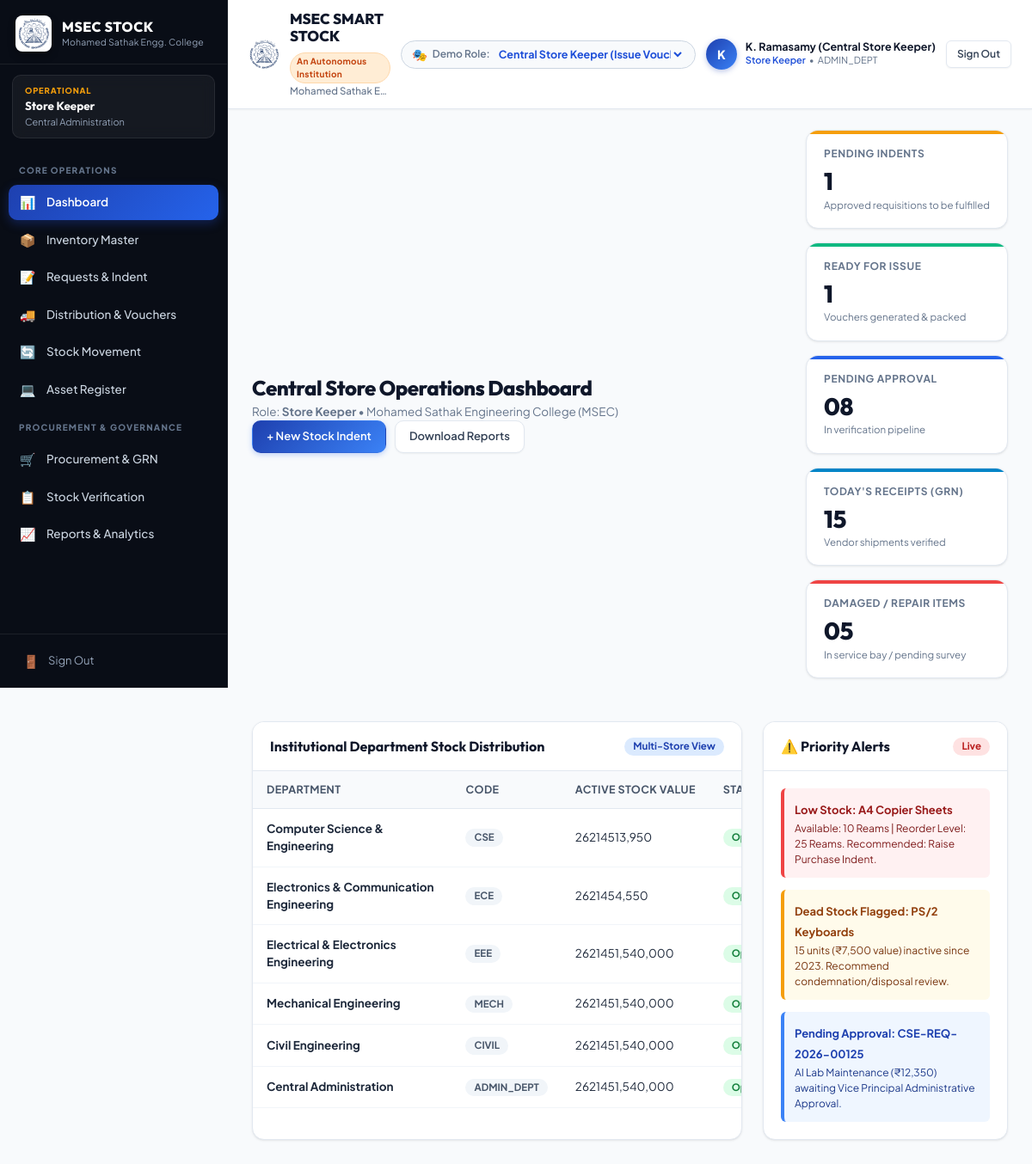
The page / on the database its author committed.
### tables this page shows
CREATE TABLE users (
                id INTEGER PRIMARY KEY AUTOINCREMENT,
                username VARCHAR(100) NOT NULL UNIQUE,
                password_hash VARCHAR(255) NOT NULL,
                full_name VARCHAR(150) NOT NULL,
                email VARCHAR(150) NOT NULL UNIQUE,
                phone VARCHAR(50),
                role_key VARCHAR(50) NOT NULL,
                dept_id INT NULL,
                lab_id INT NULL,
                status VARCHAR(50) DEFAULT 'Active',
                created_at DATETIME DEFAULT (datetime('now', 'localtime'))
            );

CREATE TABLE departments (
                id INTEGER PRIMARY KEY AUTOINCREMENT,
                org_id INT DEFAULT 1,
                code VARCHAR(50) NOT NULL UNIQUE,
                name VARCHAR(255) NOT NULL,
                hod_user_id INT NULL,
                created_at DATETIME DEFAULT (datetime('now', 'localtime'))
            );

CREATE TABLE stock (
                id INTEGER PRIMARY KEY AUTOINCREMENT,
                store_id INT NOT NULL,
                item_id INT NOT NULL,
                available_quantity NUMERIC DEFAULT 0,
                reserved_quantity NUMERIC DEFAULT 0,
                store_location VARCHAR(100),
                last_movement_date VARCHAR(50) NULL,
                updated_at DATETIME DEFAULT (datetime('now', 'localtime'))
            );

CREATE TABLE items (
                id INTEGER PRIMARY KEY AUTOINCREMENT,
                item_code VARCHAR(50) NOT NULL UNIQUE,
                item_name VARCHAR(255) NOT NULL,
                category_id INT NOT NULL,
                subcategory_id INT NULL,
                unit_id INT NOT NULL,
                is_consumable INT DEFAULT 1,
                min_stock NUMERIC DEFAULT 0,
                max_stock NUMERIC DEFAULT 1000,
                unit_cost NUMERIC DEFAULT 0,
                description TEXT,
                created_at DATETIME DEFAULT (datetime('now', 'localtime'))
            );

### views/dashboard/index.php (the view, shortened to what the rows shown need)
<?php
$user = Auth::user();
$role = $user['role_key'] ?? 'super_admin';
$execKPIs = Report::getExecutiveKPIs();
$storeKPIs = Report::getStoreKPIs();
$deptValues = Report::getDepartmentWiseStockValue();
$lowStock = Inventory::getLowStockItems();
?>
<div class="page-header">
    <div>
        <h2 class="page-title">
            <?php if (in_array($role, ['director', 'principal', 'vice_principal', 'super_admin', 'management_viewer'])): ?>
                Executive Institutional Dashboard
            <?php elseif (in_array($role, ['hod', 'dept_coordinator', 'lab_incharge', 'faculty', 'technician'])): ?>
                Department Dashboard — <?= htmlspecialchars($user['dept_code'] ?? 'CSE') ?>
            <?php else: ?>
                Central Store Operations Dashboard
            <?php endif; ?>
        </h2>
        <div class="page-desc">
            Role: <strong><?= htmlspecialchars(ROLES[$role]['name'] ?? $role) ?></strong> &bull; <?= APP_INSTITUTION ?>
        </div>
    <div style="display: flex; gap: 10px; flex-wrap: wrap;">
        <?php if (Auth::can('raise_indent')): ?>
            <a href="index.php?route=new_request" class="btn btn-primary">+ New Stock Indent</a>
        <?php endif; ?>
        <?php if (Auth::canAccessRoute('reports')): ?>
            <a href="index.php?route=reports" class="btn btn-secondary">Download Reports</a>
        <?php endif; ?>
    </div>
</div>
<?php if (in_array($role, ['director', 'principal', 'vice_principal', 'super_admin', 'management_viewer', 'auditor'])): ?>
    <div class="stats-grid">
        <div class="stat-card primary">
            <div class="stat-title">Total Inventory Value</div>
            <div class="stat-value"><?= CURRENCY_SYMBOL ?>2.85 Cr</div>
            <div class="stat-subtext">Across Central & 5 Dept Stores</div>
        </div>
        <div class="stat-card info">
            <div class="stat-title">Total Registered Assets</div>
            <div class="stat-value"><?= number_format($execKPIs['total_assets']) ?></div>
            <div class="stat-subtext">IT Hardware, Lab Instruments, Furniture</div>
        </div>
        <div class="stat-card warning">
            <div class="stat-title">Low Stock Items</div>
            <div class="stat-value"><?= $execKPIs['low_stock_items'] ?></div>
            <div class="stat-subtext">Items below minimum threshold</div>
        </div>
        <div class="stat-card danger">
            <div class="stat-title">Pending Approvals</div>
            <div class="stat-value"><?= $execKPIs['pending_requests'] ?></div>
            <div class="stat-subtext">Requisitions requiring sanction</div>
        </div>
        <div class="stat-card neutral">
            <div class="stat-title">Dead Stock Value</div>
            <div class="stat-value"><?= CURRENCY_SYMBOL ?>12.5 Lakhs</div>
            <div class="stat-subtext">Inactive for &ge; 1 to 3 Years</div>
        </div>
    </div>
<?php else: ?>
    <div class="stats-grid">
        <div class="stat-card warning">
            <div class="stat-title">Pending Indents</div>
            <div class="stat-value"><?= $storeKPIs['pending_indents'] ?></div>
            <div class="stat-subtext">Approved requisitions to be fulfilled</div>
        </div>
        <div class="stat-card success">
            <div class="stat-title">Ready for Issue</div>
            <div class="stat-value"><?= $storeKPIs['ready_for_issue'] ?></div>
            <div class="stat-subtext">Vouchers generated & packed</div>
        </div>
        <div class="stat-card primary">
            <div class="stat-title">Pending Approval</div>
            <div class="stat-value"><?= sprintf("%02d", $storeKPIs['pending_approvals']) ?></div>
            <div class="stat-subtext">In verification pipeline</div>
        </div>
        <div class="stat-card info">
            <div class="stat-title">Today's Receipts (GRN)</div>
            <div class="stat-value"><?= $storeKPIs['today_receipts'] ?></div>
            <div class="stat-subtext">Vendor shipments verified</div>
        </div>
        <div class="stat-card danger">
            <div class="stat-title">Damaged / Repair Items</div>
            <div class="stat-value"><?= sprintf("%02d", $storeKPIs['damaged_items']) ?></div>
            <div class="stat-subtext">In service bay / pending survey</div>
        </div>
    </div>
<?php endif; ?>
<div class="responsive-split-grid" style="margin-top: 10px;">
    <div class="card">
        <div class="card-header">
            <div class="card-title">Institutional Department Stock Distribution</div>
            <span class="badge badge-primary">Multi-Store View</span>
        </div>
        <div class="card-body" style="padding: 0;">
            <div class="data-table-container">
                <table class="data-table">
                    <thead>
                        <tr>
                            <th>Department</th>
                            <th>Code</th>
                            <th>Active Stock Value</th>
                            <th>Status</th>
                        </tr>
                    </thead>
                    <tbody>
                        <?php foreach ($deptValues as $dv): ?>
                            <tr>
                                <td><strong><?= htmlspecialchars($dv['dept_name']) ?></strong></td>
                                <td><span class="badge badge-neutral"><?= htmlspecialchars($dv['dept_code']) ?></span></td>
                                <td><?= CURRENCY_SYMBOL ?><?= number_format($dv['total_value'] > 0 ? $dv['total_value'] : 1540000) ?></td>
                                <td><span class="badge badge-success">Operational</span></td>
                            </tr>
                        <?php endforeach; ?>
                    </tbody>
                </table>
            </div>
        </div>
    </div>
    <div class="card">
        <div class="card-header">
            <div class="card-title">⚠️ Priority Alerts</div>
            <span class="badge badge-danger">Live</span>
        </div>
        <div class="card-body" style="display: flex; flex-direction: column; gap: 14px;">
            <div style="padding: 12px; background: #fff1f2; border-left: 4px solid #ef4444; border-radius: 6px;">
                <strong style="color: #991b1b; font-size: 13px;">Low Stock: A4 Copier Sheets</strong>
                <p style="font-size: 12px; color: #7f1d1d; margin-top: 2px;">
                    Available: 10 Reams | Reorder Level: 25 Reams. Recommended: Raise Purchase Indent.
                </p>
            </div>
            <div style="padding: 12px; background: #fffbeb; border-left: 4px solid #f59e0b; border-radius: 6px;">
                <strong style="color: #92400e; font-size: 13px;">Dead Stock Flagged: PS/2 Keyboards</strong>
                <p style="font-size: 12px; color: #78350f; margin-top: 2px;">
                    15 units (₹7,500 value) inactive since 2023. Recommend condemnation/disposal review.
                </p>
            </div>
            <div style="padding: 12px; background: #eff6ff; border-left: 4px solid #3b82f6; border-radius: 6px;">
                <strong style="color: #1e40af; font-size: 13px;">Pending Approval: CSE-REQ-2026-00125</strong>
                <p style="font-size: 12px; color: #1e3a8a; margin-top: 2px;">
                    AI Lab Maintenance (₹12,350) awaiting Vice Principal Administrative Approval.
                </p>
            </div>
        </div>
    </div>
</div>

### views/layout/header.php (shortened to what the rows shown need)
<!DOCTYPE html>
<html lang="en">
<head>
    <link rel="stylesheet" href="css/style.css">
</head>
<body>
<div class="app-container">
    <?php include __DIR__ . '/sidebar.php'; ?>
    <div class="app-main">
        <header class="app-header">
            <div class="header-left">
                <div class="brand-header-info">
                    <div class="header-title-wrap">
                        <div class="header-top-row">
                            <h1 class="portal-title"><?= APP_NAME ?></h1>
                        </div>
                    </div>
                </div>
            </div>
            <div class="header-right">
                <form method="GET" action="index.php" class="persona-switcher" id="personaForm">
                    <span class="persona-icon">🎭</span>
                    <label for="switch_role" class="hide-mobile">Demo Role:</label>
                    <select name="switch_role" id="switch_role" class="persona-select" onchange="document.getElementById('personaForm').submit();" title="Switch demo persona to test role permissions">
                        <optgroup label="📦 Stores & Procurement">
                            <option value="store_keeper" <?= $currentRole === 'store_keeper' ? 'selected' : '' ?>>Central Store Keeper (Issue Vouchers & Stock)</option>
                        </optgroup>
                    </select>
                </form>
                <div class="user-profile-badge">
                    <div class="user-avatar" title="<?= htmlspecialchars($user['full_name'] ?? 'User') ?>">
                        <?= strtoupper(substr($user['full_name'] ?? 'U', 0, 1)) ?>
                    </div>
                    <div class="user-details hide-mobile">
                        <div class="user-name"><?= htmlspecialchars($user['full_name'] ?? 'Guest') ?></div>
                        <div class="user-role-badge">
                            <span class="role-name"><?= htmlspecialchars($roleName) ?></span>
                            <span class="dept-dot">&bull;</span>
                            <span class="dept-name"><?= htmlspecialchars($user['dept_code'] ?? 'Central') ?></span>
                        </div>
                    </div>
                </div>
            </div>
        </header>
        <main class="page-content">

### views/layout/sidebar.php (shortened to what the rows shown need)
<?php
$user = Auth::user();
$currentRole = $user['role_key'] ?? 'super_admin';
$roleName = ROLES[$currentRole]['name'] ?? $currentRole;
$roleLevel = ROLES[$currentRole]['level'] ?? 'User';
?>
<aside class="app-sidebar" id="appSidebar">
    <div class="sidebar-role-card">
        <div class="role-pill-level"><?= htmlspecialchars($roleLevel) ?></div>
        <div class="role-pill-title"><?= htmlspecialchars($roleName) ?></div>
        <div class="role-pill-dept"><?= htmlspecialchars($user['dept_name'] ?? 'Meenakshi Sathak Campus') ?></div>
    </div>
</aside>

### rows shown on the page
users: role_key "OPERATIONAL", role_key "Store Keeper", departments.name "Central Administration", switch_role "Central Store Keeper (Issue Vouchers & Stock)", full_name "K", full_name "K. Ramasamy (Central Store Keeper)", departments.code "ADMIN_DEPT"
stock: item "1", id "08"
items: min_stock "15"

### other values the page prints
APP_NAME "MSEC SMART STOCK"
APP_INSTITUTION_TAGLINE "An Autonomous Institution"
APP_INSTITUTION_FULL "Mohamed Sathak E…"
APP_INSTITUTION "Mohamed Sathak Engineering College (MSEC)"
$storeKPIs['damaged_items'] "05"
$dv['dept_name'] "Computer Science & Engineering"
$dv['dept_code'] "CSE"
$dv['total_value'] > 0 ? $dv['total_value'] : 1540000 "13,950"
$dv['dept_name'] "Electronics & Communication Engineering"
$dv['dept_code'] "ECE"
$dv['total_value'] > 0 ? $dv['total_value'] : 1540000 "4,550"
$dv['dept_name'] "Electrical & Electronics Engineering"
$dv['dept_code'] "EEE"
$dv['total_value'] > 0 ? $dv['total_value'] : 1540000 "1,540,000"
$dv['dept_name'] "Mechanical Engineering"
